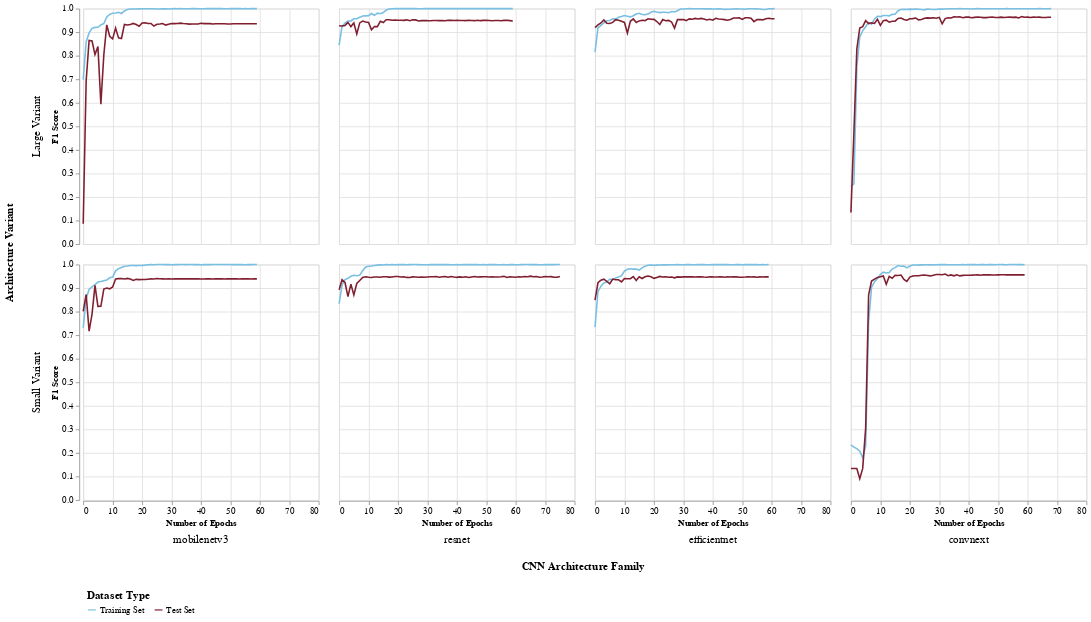

This figure's notebook cell:
### Code cell
family_sort = ['mobilenetv3', 'resnet', 'efficientnet', 'convnext']

line_chart = alt.Chart(history_df).mark_line().encode(
    x = alt.X('epoch_num:Q', title='Number of Epochs'),
    y = alt.Y('f1_score:Q', title='F1 Score'),
    color = alt.Color('dataset_type:N', legend=alt.Legend(orient='bottom', direction='horizontal', labelExpr="datum.label == 'train' ? 'Training Set' : 'Test Set'"), title='Dataset Type', scale=alt.Scale(range=["#79BFE2", "#801F2F"]))
).transform_filter(
    alt.datum.dataset_config == 'config1'
).facet(
    column = alt.Column('arch_family', sort=family_sort, title='CNN Architecture Family', header=alt.Header(titleOrient="bottom", labelOrient="bottom", labelFontSize=14, titleFontSize=14)),
    row = alt.Row('arch_variant:O', title='Architecture Variant', header=alt.Header(labelFontSize=14, titleFontSize=14))
)

line_chart.configure_axis(
    titleFontSize=11,
    labelFontSize=11
).configure_legend(
    titleFontSize=14,
    labelFontSize=12,
    padding=5
)

### Figure 1 — Vega-Lite specification as saved in the notebook (floating-point values rounded to 4 significant figures; data arrays with more than 128 entries replaced by an {"elided": "..."} marker saying what was removed)
{"config": {"view": {"continuousWidth": 300, "continuousHeight": 300}, "axis": {"labelFontSize": 11, "titleFontSize": 11}, "legend": {"labelFontSize": 12, "padding": 5, "titleFontSize": 14}}, "data": {"name": "data-85f2f64bd39bcdb89cc14fab89410c10"}, "facet": {"column": {"field": "arch_family", "header": {"labelFontSize": 14, "labelOrient": "bottom", "titleFontSize": 14, "titleOrient": "bottom"}, "sort": ["mobilenetv3", "resnet", "efficientnet", "convnext"], "title": "CNN Architecture Family", "type": "nominal"}, "row": {"field": "arch_variant", "header": {"labelFontSize": 14, "titleFontSize": 14}, "title": "Architecture Variant", "type": "ordinal"}}, "spec": {"mark": {"type": "line"}, "encoding": {"color": {"field": "dataset_type", "legend": {"direction": "horizontal", "labelExpr": "datum.label == 'train' ? 'Training Set' : 'Test Set'", "orient": "bottom"}, "scale": {"range": ["#79BFE2", "#801F2F"]}, "title": "Dataset Type", "type": "nominal"}, "x": {"field": "epoch_num", "title": "Number of Epochs", "type": "quantitative"}, "y": {"field": "f1_score", "title": "F1 Score", "type": "quantitative"}}, "transform": [{"filter": "(datum.dataset_config === 'config1')"}]}, "$schema": "https://vega.github.io/schema/vega-lite/v5.20.1.json", "datasets": {"data-85f2f64bd39bcdb89cc14fab89410c10": {"elided": "1258 records"}}}
